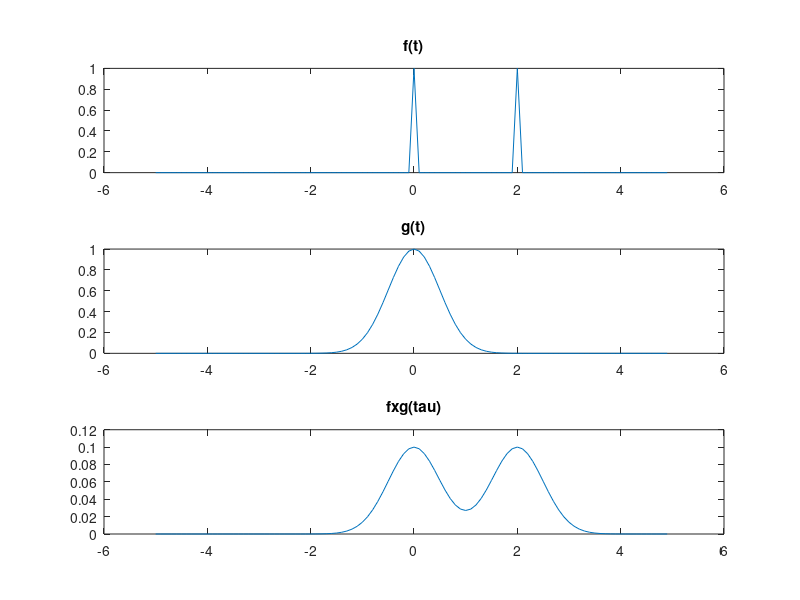

MATLAB code to generate this figure: (Note: this script raises an error after producing the figure.)
%
%
%
function convolutionExamples()
    tRange=[-5:0.1:4.9];
    
    f=@(t) (t==0 | t==2);
    g=@(t) exp(-t.^2./(2*0.5^2));
    
    % calculate the convolution by integrating for one or more values of tau
    function result=fxg(tauRange)
        dt=diff(tRange(1:2));
        result=zeros(size(tauRange));
        for tauIdx=1:numel(tauRange),
            tau=tauRange(tauIdx);
            result(tauIdx)=sum(f(tRange).*g(tRange-tau))*dt;
        end
    end
    
    %
    % Output
    %
    close all;
    figure('Position',[100 100 1024 768]);
    axs(1)=subplot(3,1,1);
    plot(tRange,f(tRange)); title('f(t)');
    axs(2)=subplot(3,1,2);
    plot(tRange,g(tRange)); title('g(t)');
    subplot(3,1,3);
    axs(3)=plot(tRange,fxg(tRange)); title('fxg(tau)');
    
    linkaxes(axs)
end